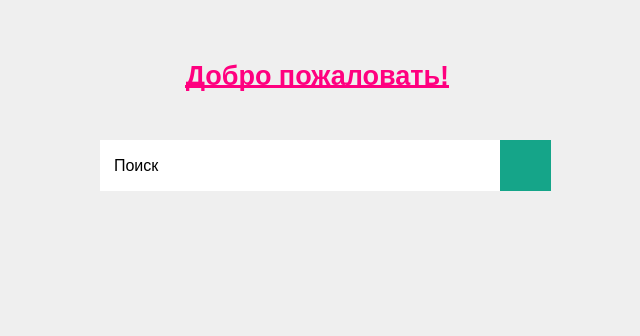
<?xml version="1.0" encoding="UTF-8"?>
<ui version="4.0">
 <class>Form</class>
 <widget class="QWidget" name="Form">
  <property name="geometry">
   <rect>
    <x>0</x>
    <y>0</y>
    <width>640</width>
    <height>336</height>
   </rect>
  </property>
  <property name="windowTitle">
   <string>Form</string>
  </property>
  <widget class="QLineEdit" name="Bookname">
   <property name="geometry">
    <rect>
     <x>100</x>
     <y>140</y>
     <width>411</width>
     <height>51</height>
    </rect>
   </property>
   <property name="styleSheet">
    <string notr="true">width: 200px;
height: 40px;
border-radius: 0;
font-size:16px;
padding: 8px 12px;</string>
   </property>
   <property name="text">
    <string>Поиск</string>
   </property>
   <property name="placeholderText">
    <string>Введите название книги</string>
   </property>
  </widget>
  <widget class="QLabel" name="label">
   <property name="geometry">
    <rect>
     <x>20</x>
     <y>240</y>
     <width>611</width>
     <height>81</height>
    </rect>
   </property>
   <property name="text">
    <string>&lt;html&gt;&lt;head/&gt;&lt;body&gt;&lt;p align=&quot;center&quot;&gt;&lt;br/&gt;&lt;/p&gt;&lt;/body&gt;&lt;/html&gt;</string>
   </property>
  </widget>
  <widget class="QLabel" name="label_2">
   <property name="enabled">
    <bool>true</bool>
   </property>
   <property name="geometry">
    <rect>
     <x>10</x>
     <y>40</y>
     <width>611</width>
     <height>121</height>
    </rect>
   </property>
   <property name="autoFillBackground">
    <bool>false</bool>
   </property>
   <property name="styleSheet">
    <string notr="true">color: #000000;
font-size: 16px;
padding: 0 10px;
</string>
   </property>
   <property name="text">
    <string>&lt;html&gt;&lt;head/&gt;&lt;body&gt;&lt;p align=&quot;center&quot;&gt;&lt;span style=&quot; font-size:20pt; font-weight:600; text-decoration: underline; color:#ff007f;&quot;&gt;Добро пожаловать!&lt;/span&gt;&lt;/p&gt;&lt;p align=&quot;center&quot;&gt;&lt;br/&gt;&lt;/p&gt;&lt;/body&gt;&lt;/html&gt;</string>
   </property>
  </widget>
  <widget class="QPushButton" name="getData">
   <property name="geometry">
    <rect>
     <x>500</x>
     <y>140</y>
     <width>51</width>
     <height>51</height>
    </rect>
   </property>
   <property name="styleSheet">
    <string notr="true">background:#15a589;
color: #fff;
font-size: 16px;
border-radius: 0 ;
</string>
   </property>
   <property name="text">
    <string/>
   </property>
   <property name="icon">
    <iconset>
     <disabledoff>../search.png</disabledoff>
    </iconset>
   </property>
  </widget>
 </widget>
 <resources/>
 <connections/>
</ui>
